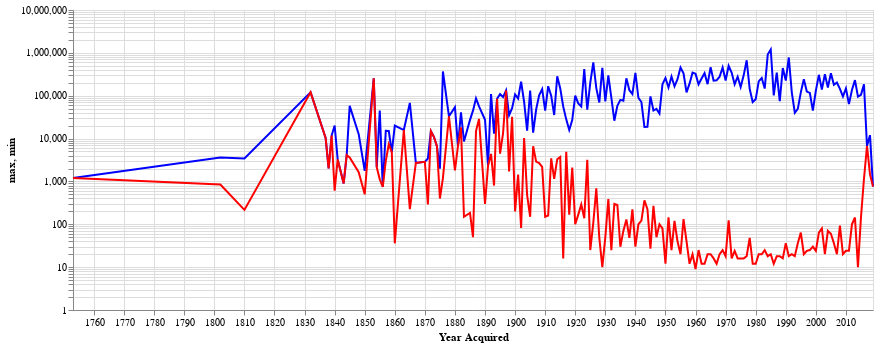

This figure's notebook cell:
### Markdown cell above
Let's set a log scale for each of these:

### Code cell
lines = alt.Chart(stats.reset_index()).encode(
    alt.X('Year Acquired:T')
).properties(
    width=800
)

lines = alt.layer(
    lines.mark_line(color='blue').encode(
        alt.Y('max:Q',scale=alt.Scale(type='log'))
             ),
    lines.mark_line(color='red').encode(
        alt.Y('min:Q',scale=alt.Scale(type='log'))
    )
)
lines

### Figure 1 — Vega-Lite specification as saved in the notebook (floating-point values rounded to 4 significant figures; data arrays with more than 128 entries replaced by an {"elided": "..."} marker saying what was removed)
{"config": {"view": {"continuousWidth": 300, "continuousHeight": 300}}, "layer": [{"mark": {"type": "line", "color": "blue"}, "encoding": {"x": {"field": "Year Acquired", "type": "temporal"}, "y": {"field": "max", "scale": {"type": "log"}, "type": "quantitative"}}}, {"mark": {"type": "line", "color": "red"}, "encoding": {"x": {"field": "Year Acquired", "type": "temporal"}, "y": {"field": "min", "scale": {"type": "log"}, "type": "quantitative"}}}], "data": {"name": "data-84befe598698d4eeacb5f9a66e5bd507"}, "width": 800, "$schema": "https://vega.github.io/schema/vega-lite/v5.20.1.json", "datasets": {"data-84befe598698d4eeacb5f9a66e5bd507": {"elided": "171 records"}}}
